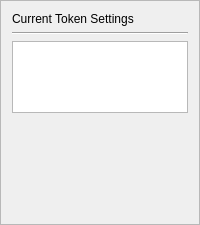
        <widget class="QFrame" name="frame_3">
         <property name="frameShape">
          <enum>QFrame::StyledPanel</enum>
         </property>
         <property name="frameShadow">
          <enum>QFrame::Raised</enum>
         </property>
         <layout class="QVBoxLayout" name="verticalLayout_8">
          <item>
           <layout class="QVBoxLayout" name="verticalLayout_9">
            <item>
             <widget class="QLabel" name="currentDataLabel">
              <property name="font">
               <font>
                <weight>57</weight>
                <bold>false</bold>
               </font>
              </property>
              <property name="lineWidth">
               <number>1</number>
              </property>
              <property name="text">
               <string>Current Token Settings</string>
              </property>
             </widget>
            </item>
            <item>
             <widget class="Line" name="line">
              <property name="orientation">
               <enum>Qt::Horizontal</enum>
              </property>
             </widget>
            </item>
            <item>
             <widget class="QTextBrowser" name="currentTokenData">
              <property name="lineWidth">
               <number>0</number>
              </property>
              <property name="verticalScrollBarPolicy">
               <enum>Qt::ScrollBarAsNeeded</enum>
              </property>
              <property name="horizontalScrollBarPolicy">
               <enum>Qt::ScrollBarAsNeeded</enum>
              </property>
              <property name="sizeAdjustPolicy">
               <enum>QAbstractScrollArea::AdjustToContents</enum>
              </property>
             </widget>
            </item>
            <item>
             <spacer name="verticalSpacer_3">
              <property name="orientation">
               <enum>Qt::Vertical</enum>
              </property>
              <property name="sizeHint" stdset="0">
               <size>
                <width>20</width>
                <height>100</height>
               </size>
              </property>
             </spacer>
            </item>
           </layout>
          </item>
         </layout>
        </widget>
